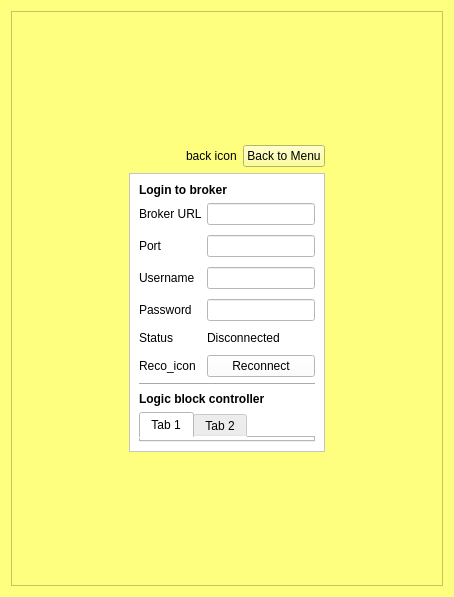
<?xml version="1.0" encoding="UTF-8"?>
<ui version="4.0">
 <class>_a_login_to_broker</class>
 <widget class="QWidget" name="_a_login_to_broker">
  <property name="geometry">
   <rect>
    <x>0</x>
    <y>0</y>
    <width>454</width>
    <height>597</height>
   </rect>
  </property>
  <property name="windowTitle">
   <string>Form</string>
  </property>
  <property name="styleSheet">
   <string notr="true">background-color: rgb(255, 255, 127);</string>
  </property>
  <layout class="QGridLayout" name="gridLayout">
   <item row="0" column="0">
    <widget class="QScrollArea" name="scrollArea">
     <property name="widgetResizable">
      <bool>true</bool>
     </property>
     <widget class="QWidget" name="scrollAreaWidgetContents">
      <property name="geometry">
       <rect>
        <x>0</x>
        <y>0</y>
        <width>434</width>
        <height>577</height>
       </rect>
      </property>
      <layout class="QGridLayout" name="gridLayout_2">
       <item row="0" column="1">
        <spacer name="verticalSpacer">
         <property name="orientation">
          <enum>Qt::Vertical</enum>
         </property>
         <property name="sizeHint" stdset="0">
          <size>
           <width>20</width>
           <height>39</height>
          </size>
         </property>
        </spacer>
       </item>
       <item row="1" column="1">
        <layout class="QHBoxLayout" name="horizontalLayout_2">
         <item>
          <spacer name="horizontalSpacer_4">
           <property name="orientation">
            <enum>Qt::Horizontal</enum>
           </property>
           <property name="sizeHint" stdset="0">
            <size>
             <width>40</width>
             <height>20</height>
            </size>
           </property>
          </spacer>
         </item>
         <item>
          <widget class="QLabel" name="label_ic_back">
           <property name="text">
            <string>back icon</string>
           </property>
          </widget>
         </item>
         <item>
          <widget class="QPushButton" name="btn_back">
           <property name="text">
            <string>Back to Menu</string>
           </property>
          </widget>
         </item>
        </layout>
       </item>
       <item row="2" column="0">
        <spacer name="horizontalSpacer">
         <property name="orientation">
          <enum>Qt::Horizontal</enum>
         </property>
         <property name="sizeHint" stdset="0">
          <size>
           <width>76</width>
           <height>20</height>
          </size>
         </property>
        </spacer>
       </item>
       <item row="2" column="1">
        <widget class="QFrame" name="frame_login_broker">
         <property name="styleSheet">
          <string notr="true">background-color: rgb(255, 255, 255);</string>
         </property>
         <property name="frameShape">
          <enum>QFrame::StyledPanel</enum>
         </property>
         <property name="frameShadow">
          <enum>QFrame::Raised</enum>
         </property>
         <layout class="QVBoxLayout" name="verticalLayout">
          <item>
           <widget class="QLabel" name="label_9">
            <property name="font">
             <font>
              <bold>true</bold>
             </font>
            </property>
            <property name="text">
             <string>Login to broker</string>
            </property>
           </widget>
          </item>
          <item>
           <layout class="QFormLayout" name="formLayout_2">
            <property name="horizontalSpacing">
             <number>5</number>
            </property>
            <property name="verticalSpacing">
             <number>10</number>
            </property>
            <item row="1" column="0">
             <widget class="QLabel" name="label_2">
              <property name="text">
               <string>Port</string>
              </property>
             </widget>
            </item>
            <item row="2" column="0">
             <widget class="QLabel" name="label_3">
              <property name="text">
               <string>Username</string>
              </property>
             </widget>
            </item>
            <item row="1" column="1">
             <widget class="QLineEdit" name="ledit_port_broker">
              <property name="text">
               <string/>
              </property>
             </widget>
            </item>
            <item row="2" column="1">
             <widget class="QLineEdit" name="ledit_username"/>
            </item>
            <item row="0" column="1">
             <widget class="QLineEdit" name="ledit_url_broker"/>
            </item>
            <item row="0" column="0">
             <widget class="QLabel" name="label_4">
              <property name="text">
               <string>Broker URL</string>
              </property>
             </widget>
            </item>
            <item row="3" column="0">
             <widget class="QLabel" name="label_5">
              <property name="text">
               <string>Password</string>
              </property>
             </widget>
            </item>
            <item row="3" column="1">
             <widget class="QLineEdit" name="ledit_password"/>
            </item>
            <item row="5" column="1">
             <widget class="QPushButton" name="btn_reconn">
              <property name="text">
               <string>Reconnect</string>
              </property>
             </widget>
            </item>
            <item row="4" column="1">
             <widget class="QLabel" name="label_log_status">
              <property name="text">
               <string>Disconnected</string>
              </property>
             </widget>
            </item>
            <item row="4" column="0">
             <widget class="QLabel" name="label_6">
              <property name="text">
               <string>Status</string>
              </property>
             </widget>
            </item>
            <item row="5" column="0">
             <widget class="QLabel" name="label_ic_reconn">
              <property name="text">
               <string>Reco_icon</string>
              </property>
             </widget>
            </item>
           </layout>
          </item>
          <item>
           <widget class="Line" name="line_2">
            <property name="orientation">
             <enum>Qt::Horizontal</enum>
            </property>
           </widget>
          </item>
          <item>
           <widget class="QLabel" name="label">
            <property name="font">
             <font>
              <bold>true</bold>
             </font>
            </property>
            <property name="text">
             <string>Logic block controller</string>
            </property>
           </widget>
          </item>
          <item>
           <widget class="QTabWidget" name="tabWidget_UI_controller">
            <property name="currentIndex">
             <number>0</number>
            </property>
            <widget class="QWidget" name="tab">
             <attribute name="title">
              <string>Tab 1</string>
             </attribute>
            </widget>
            <widget class="QWidget" name="tab_2">
             <attribute name="title">
              <string>Tab 2</string>
             </attribute>
            </widget>
           </widget>
          </item>
         </layout>
        </widget>
       </item>
       <item row="2" column="2">
        <spacer name="horizontalSpacer_2">
         <property name="orientation">
          <enum>Qt::Horizontal</enum>
         </property>
         <property name="sizeHint" stdset="0">
          <size>
           <width>87</width>
           <height>20</height>
          </size>
         </property>
        </spacer>
       </item>
       <item row="3" column="1">
        <spacer name="verticalSpacer_2">
         <property name="orientation">
          <enum>Qt::Vertical</enum>
         </property>
         <property name="sizeHint" stdset="0">
          <size>
           <width>20</width>
           <height>38</height>
          </size>
         </property>
        </spacer>
       </item>
      </layout>
     </widget>
    </widget>
   </item>
  </layout>
 </widget>
 <resources/>
 <connections/>
</ui>
